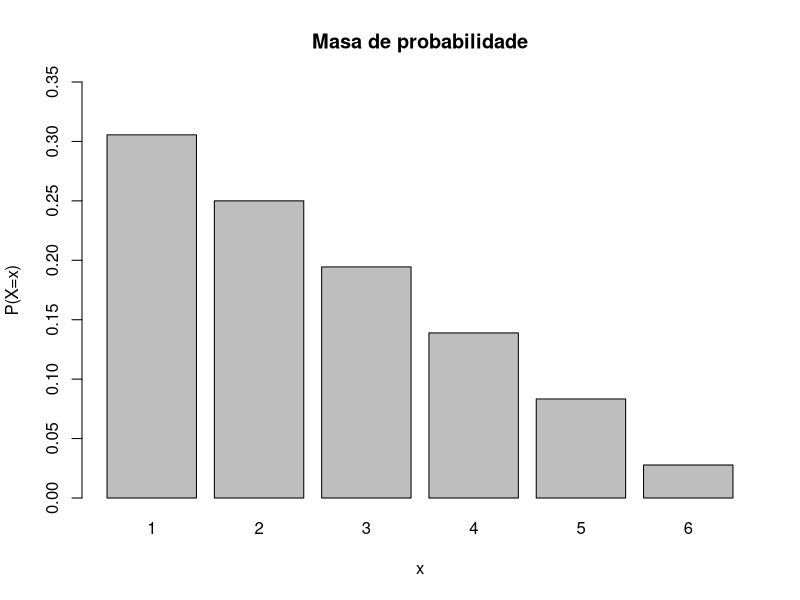
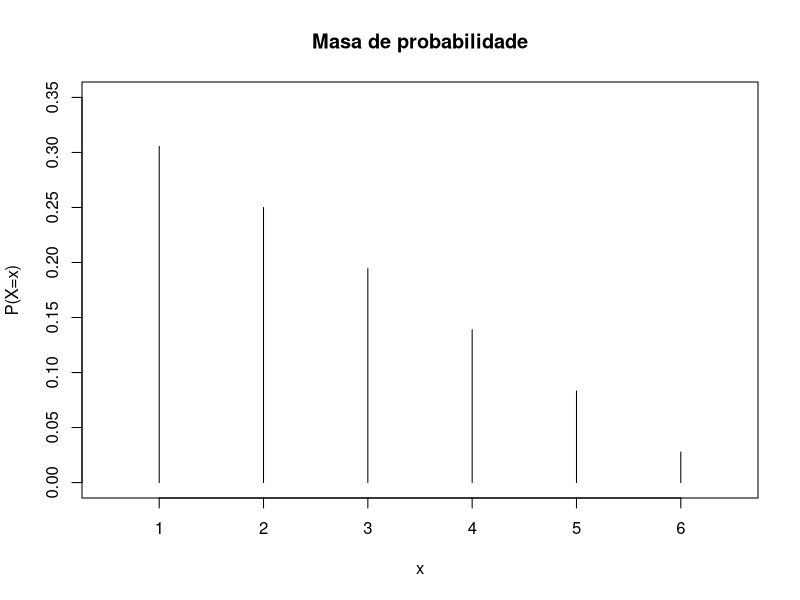
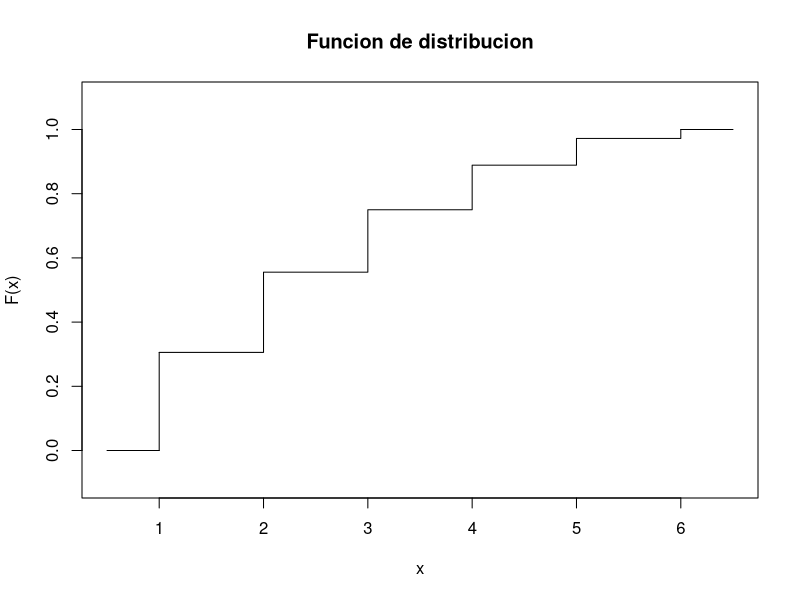
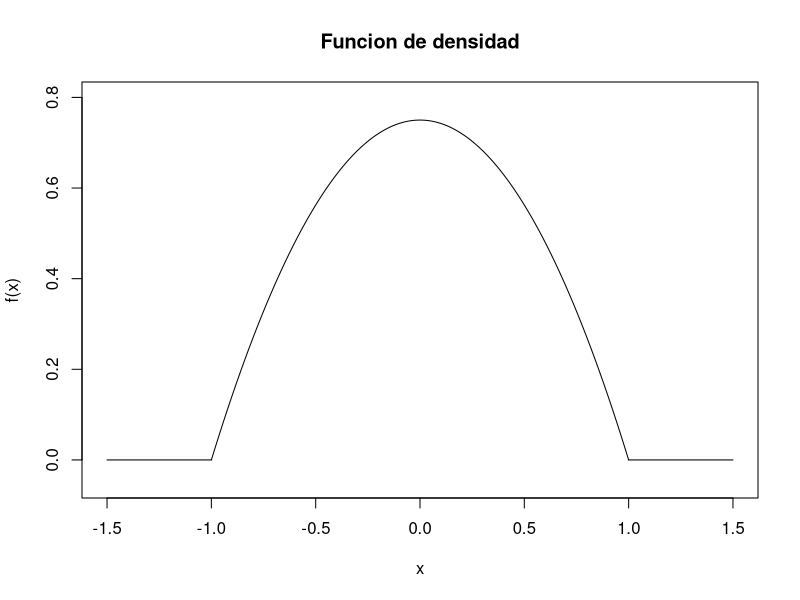
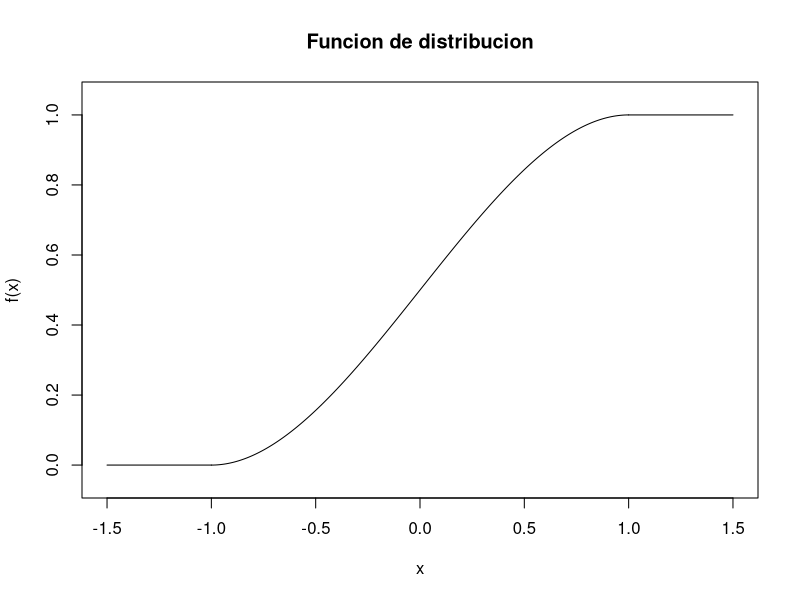
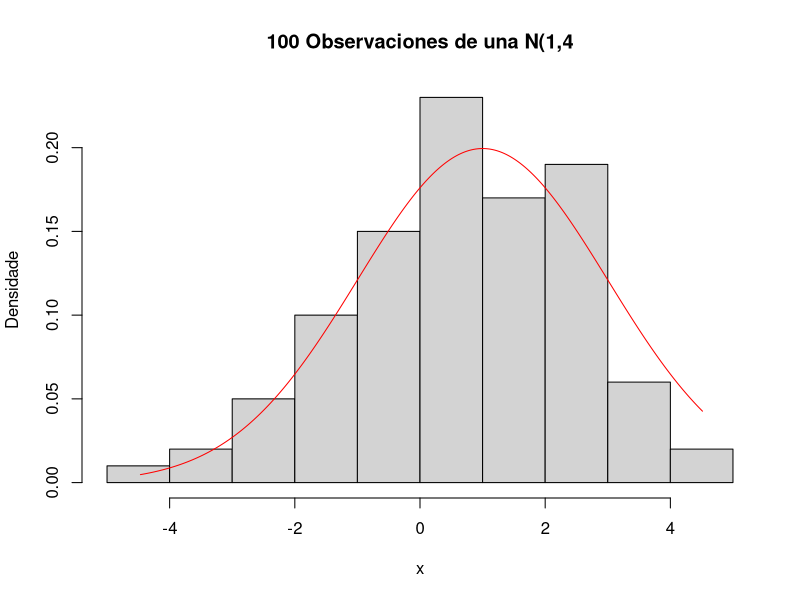
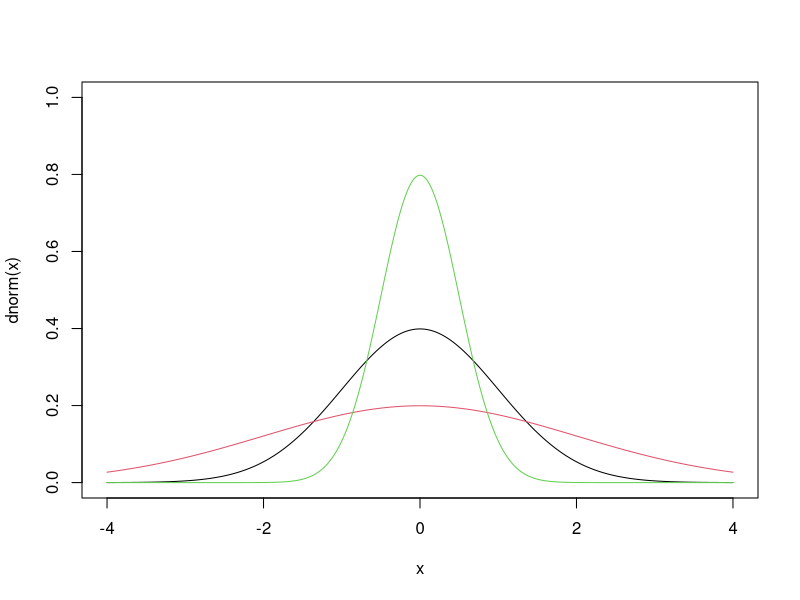
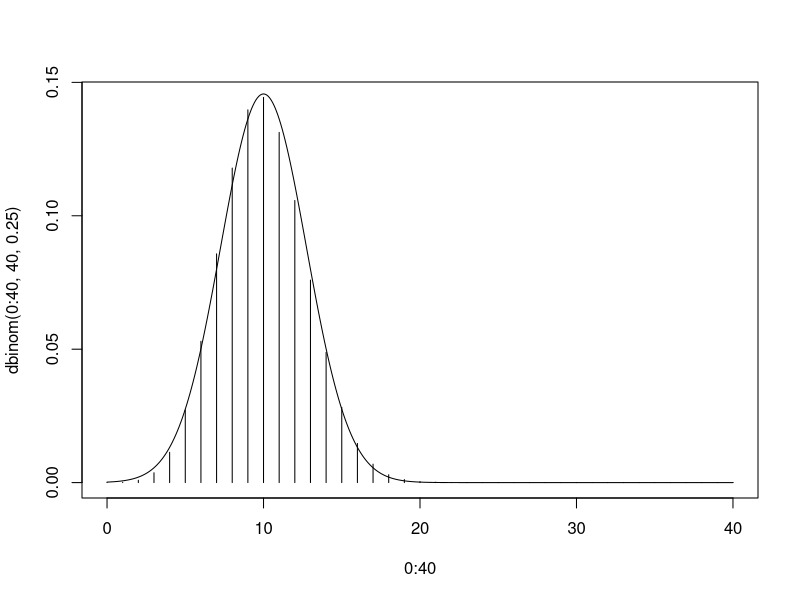

Source code (R) for these figures, in order:
#El soporte
x <- 1:6
#La masa de probabilidad
px <- seq(11,1,by = -2)/36
sum(px)
#La funcion de distribcion
Fx = cumsum(px)
#Barplot
barplot(px,names = x,xlab = 'x',ylab = 'P(X=x)', main ='Masa de probabilidade',ylim=c(0,0.35))
#Masa de probabilidad
plot(x,px,type='h',xlim = c(0.5,6.5),ylim=c(0,0.35),main = 'Masa de probabilidade',
     xlab='x',ylab='P(X=x)')
#Funcion de distribucion
plot(x,Fx,type='s',xlim = c(0.5,6.5),ylim=c(-0.1,1.1),main = 'Funcion de distribucion',
     xlab='x',ylab='F(x)')
#Añadimos segmentos para completarla
segments(0.5,0,1,0)
segments(1,0,1,Fx[1])
segments(6,1,6.5,1)

#Esperanza de la variable aleatoria
Ex = sum(x*px)
Ex
weighted.mean(x,px)
#Varianza
Vx = sum((x-Ex)^2*px)
sum(x^2*px) - Ex^2

#La funcion de densidad
fdens = function(x){
  return(0.75*(1-x^2))
}
#Aproximamos a integral
integrate(fdens,-1,1)
#A funcion de distribucion
Fdist = function(x){
  -x^3/4+3/4*x+1/2
}
#Funcion de densidad
x = seq(-1,1, by = 0.01)
plot(x,fdens(x),type='l',xlim = c(-1.5,1.5),ylim=c(-0.05,0.8),main ='Funcion de densidad',
     xlab='x',ylab='f(x)')
segments(-1.5,0,-1,0)
segments(1,0,1.5,0)
#Funcion de distribucion
plot(x,Fdist(x),type='l',xlim = c(-1.5,1.5),ylim=c(-0.05,1.05),
     main ='Funcion de distribucion',
     xlab='x',ylab='f(x)')
segments(-1.5,0,-1,0)
segments(1,1,1.5,1)


#La probabilidad de que -0.5 < X < 1
integrate(fdens,-0.5,1)
Fdist(1) - Fdist(-0.5)
#Calculamos la media con integrate
f_med = function(x){
  return(x*fdens(x))
}
Ex = integrate(f_med,-1,1)
Ex
names(Ex)
#Solo nos interesa la integral
Ex = Ex$value
Ex

f_var = function(x){
  return((x-Ex)^2*fdens(x))
}


rbinom(5,6,0.3)
#Calculamos la probabilidad de que x <= 4
pbinom(4,6,0.3)
sum(dbinom(0:4,6,0.3))
dbinom(0:4,6,0.3)

sum(dbinom(3:5,6,0.3))
pbinom(5,6,0.3) - pbinom(2,6,0.3)
#Genera valores
rnbinom(4,8,0.6)

#Numero de errores antes del primer acierto = X
#size = 1
#prob = 0.65

#X = 3
dnbinom(3,1,0.65)
#X <= 3
pnbinom(3,1,0.65)
sum(dnbinom(0:3,1,0.65))

#Poisson, lambda = 2
#X >= 4
1- ppois(3,2)

#SQUID GAME
#X = errores en el juego A
#Y = errores en el juego B

winA = dbinom(0,3,0.5)

winB = pbinom(2,6,0.5)
#60% de que toque el juego B
0.4 * winA + 0.6 * winB

9/47 + 9/46

#X = numero de treboles en las cartas pro salir
#X sigue una distribucion hipergeometrica
#m = numero de treboles en la baraja
#m = 13 - 4 = 9
#n = el resto de cartas
#n = 52 - 5 - 9 = 38
#k = cartas que se sacan
#k = 2

#P(X <= 2)

pcolor = 1- dhyper(0,9,38,2)
sum(dhyper(1:2,9,38,2))

#X = numero de treboles en las cartas pro salir
#X sigue una distribucion hipergeometrica
#m = numero de treboles en la baraja
#m = 13 - 2 = 11
#n = el resto de cartas
#n = 52 - 2 - 11 = 39
#k = cartas que se sacan
#k = 5
#P(X >= 3)

1 - phyper(2,11,39,5)
sum(dhyper(3:5,11,39,5))

#10 valores entre 0 e 1
runif(10,0,1)

runif(10)
runif(15,3,4)

#Normal
#Media = 160
#Desviacion tipica = 10

#P(X <= 150)
pnorm(150,160,10)
#P(X <= 160)
pnorm(160,160,10)

#Generamos 100 valores de la normal N(1,4)
datos = rnorm(100,1,2)
#Histograma
hist(datos,freq = F, main = '100 Observaciones de una N(1,4',xlab='x',ylab='Densidade')
x = seq(min(datos),max(datos),by=0.01)
fx = dnorm(x,1,2)
lines(x,fx,col = 'red')

x = seq(-4,4,by =0.01)
plot(x, dnorm(x),type='l',ylim=c(0,1))
lines(x,dnorm(x,0,2),col=2)
lines(x,dnorm(x,0,0.5),col=3)
#Mediana de una normal N(0,1)
qnorm(0.5)

qnorm(0.05)
#Cuantil 0,8 de la N(160,64)
qnorm(0.8,160,8)
#Plot Bi (40,0.25)
plot(0:40, dbinom(0:40,40,0.25), type='h')

mu = 40*0.25
sigma2 = 40*0.25 * (1-0.25)
x = seq(0,40,by = 0.1)
lines(x,dnorm(x,mu,sqrt(sigma2)))
